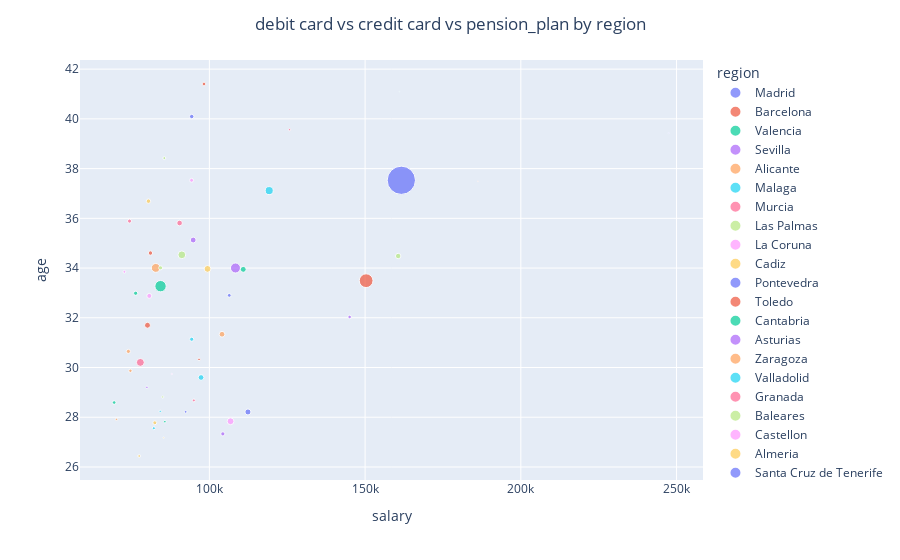

Source (notebook cell):
### Code cell
subset = df[df["active_customer"] == 1]
x_y_size = {"salary": "mean", "age": "mean", "pension_plan": "sum"}
four_feature_scatterer(subset, "region", x_y_size, "debit card vs credit card vs pension_plan by region")

### Figure 1 — Plotly figure (JSON) as saved in the notebook; plotly's stock layout.template omitted (floating-point values rounded to 4 significant figures)
{"data": [{"hovertemplate": "region=Madrid<br>salary=%{x}<br>age=%{y}<br>pension_plan=%{marker.size}<extra></extra>", "legendgroup": "Madrid", "marker": {"color": "#636efa", "size": [77681], "sizemode": "area", "sizeref": 194.2, "symbol": "circle"}, "mode": "markers", "name": "Madrid", "orientation": "v", "showlegend": true, "type": "scatter", "x": [161600.0], "xaxis": "x", "y": [37.53], "yaxis": "y"}, {"hovertemplate": "region=Barcelona<br>salary=%{x}<br>age=%{y}<br>pension_plan=%{marker.size}<extra></extra>", "legendgroup": "Barcelona", "marker": {"color": "#EF553B", "size": [18420], "sizemode": "area", "sizeref": 194.2, "symbol": "circle"}, "mode": "markers", "name": "Barcelona", "orientation": "v", "showlegend": true, "type": "scatter", "x": [150300.0], "xaxis": "x", "y": [33.49], "yaxis": "y"}, {"hovertemplate": "region=Valencia<br>salary=%{x}<br>age=%{y}<br>pension_plan=%{marker.size}<extra></extra>", "legendgroup": "Valencia", "marker": {"color": "#00cc96", "size": [12561], "sizemode": "area", "sizeref": 194.2, "symbol": "circle"}, "mode": "markers", "name": "Valencia", "orientation": "v", "showlegend": true, "type": "scatter", "x": [84320.0], "xaxis": "x", "y": [33.27], "yaxis": "y"}, {"hovertemplate": "region=Sevilla<br>salary=%{x}<br>age=%{y}<br>pension_plan=%{marker.size}<extra></extra>", "legendgroup": "Sevilla", "marker": {"color": "#ab63fa", "size": [9797], "sizemode": "area", "sizeref": 194.2, "symbol": "circle"}, "mode": "markers", "name": "Sevilla", "orientation": "v", "showlegend": true, "type": "scatter", "x": [108400.0], "xaxis": "x", "y": [34.0], "yaxis": "y"}, {"hovertemplate": "region=Alicante<br>salary=%{x}<br>age=%{y}<br>pension_plan=%{marker.size}<extra></extra>", "legendgroup": "Alicante", "marker": {"color": "#FFA15A", "size": [7627], "sizemode": "area", "sizeref": 194.2, "symbol": "circle"}, "mode": "markers", "name": "Alicante", "orientation": "v", "showlegend": true, "type": "scatter", "x": [82780.0], "xaxis": "x", "y": [34.01], "yaxis": "y"}, {"hovertemplate": "region=Malaga<br>salary=%{x}<br>age=%{y}<br>pension_plan=%{marker.size}<extra></extra>", "legendgroup": "Malaga", "marker": {"color": "#19d3f3", "size": [6288], "sizemode": "area", "sizeref": 194.2, "symbol": "circle"}, "mode": "markers", "name": "Malaga", "orientation": "v", "showlegend": true, "type": "scatter", "x": [119200.0], "xaxis": "x", "y": [37.12], "yaxis": "y"}, {"hovertemplate": "region=Murcia<br>salary=%{x}<br>age=%{y}<br>pension_plan=%{marker.size}<extra></extra>", "legendgroup": "Murcia", "marker": {"color": "#FF6692", "size": [6143], "sizemode": "area", "sizeref": 194.2, "symbol": "circle"}, "mode": "markers", "name": "Murcia", "orientation": "v", "showlegend": true, "type": "scatter", "x": [77840.0], "xaxis": "x", "y": [30.21], "yaxis": "y"}, {"hovertemplate": "region=Las Palmas<br>salary=%{x}<br>age=%{y}<br>pension_plan=%{marker.size}<extra></extra>", "legendgroup": "Las Palmas", "marker": {"color": "#B6E880", "size": [5849], "sizemode": "area", "sizeref": 194.2, "symbol": "circle"}, "mode": "markers", "name": "Las Palmas", "orientation": "v", "showlegend": true, "type": "scatter", "x": [91160.0], "xaxis": "x", "y": [34.53], "yaxis": "y"}, {"hovertemplate": "region=La Coruna<br>salary=%{x}<br>age=%{y}<br>pension_plan=%{marker.size}<extra></extra>", "legendgroup": "La Coruna", "marker": {"color": "#FF97FF", "size": [4540], "sizemode": "area", "sizeref": 194.2, "symbol": "circle"}, "mode": "markers", "name": "La Coruna", "orientation": "v", "showlegend": true, "type": "scatter", "x": [106800.0], "xaxis": "x", "y": [27.84], "yaxis": "y"}, {"hovertemplate": "region=Cadiz<br>salary=%{x}<br>age=%{y}<br>pension_plan=%{marker.size}<extra></extra>", "legendgroup": "Cadiz", "marker": {"color": "#FECB52", "size": [4512], "sizemode": "area", "sizeref": 194.2, "symbol": "circle"}, "mode": "markers", "name": "Cadiz", "orientation": "v", "showlegend": true, "type": "scatter", "x": [99420.0], "xaxis": "x", "y": [33.97], "yaxis": "y"}, {"hovertemplate": "region=Pontevedra<br>salary=%{x}<br>age=%{y}<br>pension_plan=%{marker.size}<extra></extra>", "legendgroup": "Pontevedra", "marker": {"color": "#636efa", "size": [3546], "sizemode": "area", "sizeref": 194.2, "symbol": "circle"}, "mode": "markers", "name": "Pontevedra", "orientation": "v", "showlegend": true, "type": "scatter", "x": [112400.0], "xaxis": "x", "y": [28.21], "yaxis": "y"}, {"hovertemplate": "region=Toledo<br>salary=%{x}<br>age=%{y}<br>pension_plan=%{marker.size}<extra></extra>", "legendgroup": "Toledo", "marker": {"color": "#EF553B", "size": [3399], "sizemode": "area", "sizeref": 194.2, "symbol": "circle"}, "mode": "markers", "name": "Toledo", "orientation": "v", "showlegend": true, "type": "scatter", "x": [80130.0], "xaxis": "x", "y": [31.7], "yaxis": "y"}, {"hovertemplate": "region=Cantabria<br>salary=%{x}<br>age=%{y}<br>pension_plan=%{marker.size}<extra></extra>", "legendgroup": "Cantabria", "marker": {"color": "#00cc96", "size": [3396], "sizemode": "area", "sizeref": 194.2, "symbol": "circle"}, "mode": "markers", "name": "Cantabria", "orientation": "v", "showlegend": true, "type": "scatter", "x": [110900.0], "xaxis": "x", "y": [33.95], "yaxis": "y"}, {"hovertemplate": "region=Asturias<br>salary=%{x}<br>age=%{y}<br>pension_plan=%{marker.size}<extra></extra>", "legendgroup": "Asturias", "marker": {"color": "#ab63fa", "size": [3345], "sizemode": "area", "sizeref": 194.2, "symbol": "circle"}, "mode": "markers", "name": "Asturias", "orientation": "v", "showlegend": true, "type": "scatter", "x": [94800.0], "xaxis": "x", "y": [35.13], "yaxis": "y"}, {"hovertemplate": "region=Zaragoza<br>salary=%{x}<br>age=%{y}<br>pension_plan=%{marker.size}<extra></extra>", "legendgroup": "Zaragoza", "marker": {"color": "#FFA15A", "size": [3191], "sizemode": "area", "sizeref": 194.2, "symbol": "circle"}, "mode": "markers", "name": "Zaragoza", "orientation": "v", "showlegend": true, "type": "scatter", "x": [104100.0], "xaxis": "x", "y": [31.34], "yaxis": "y"}, {"hovertemplate": "region=Valladolid<br>salary=%{x}<br>age=%{y}<br>pension_plan=%{marker.size}<extra></extra>", "legendgroup": "Valladolid", "marker": {"color": "#19d3f3", "size": [3174], "sizemode": "area", "sizeref": 194.2, "symbol": "circle"}, "mode": "markers", "name": "Valladolid", "orientation": "v", "showlegend": true, "type": "scatter", "x": [97330.0], "xaxis": "x", "y": [29.6], "yaxis": "y"}, {"hovertemplate": "region=Granada<br>salary=%{x}<br>age=%{y}<br>pension_plan=%{marker.size}<extra></extra>", "legendgroup": "Granada", "marker": {"color": "#FF6692", "size": [3121], "sizemode": "area", "sizeref": 194.2, "symbol": "circle"}, "mode": "markers", "name": "Granada", "orientation": "v", "showlegend": true, "type": "scatter", "x": [90440.0], "xaxis": "x", "y": [35.81], "yaxis": "y"}, {"hovertemplate": "region=Baleares<br>salary=%{x}<br>age=%{y}<br>pension_plan=%{marker.size}<extra></extra>", "legendgroup": "Baleares", "marker": {"color": "#B6E880", "size": [2905], "sizemode": "area", "sizeref": 194.2, "symbol": "circle"}, "mode": "markers", "name": "Baleares", "orientation": "v", "showlegend": true, "type": "scatter", "x": [160600.0], "xaxis": "x", "y": [34.48], "yaxis": "y"}, {"hovertemplate": "region=Castellon<br>salary=%{x}<br>age=%{y}<br>pension_plan=%{marker.size}<extra></extra>", "legendgroup": "Castellon", "marker": {"color": "#FF97FF", "size": [2435], "sizemode": "area", "sizeref": 194.2, "symbol": "circle"}, "mode": "markers", "name": "Castellon", "orientation": "v", "showlegend": true, "type": "scatter", "x": [80710.0], "xaxis": "x", "y": [32.88], "yaxis": "y"}, {"hovertemplate": "region=Almeria<br>salary=%{x}<br>age=%{y}<br>pension_plan=%{marker.size}<extra></extra>", "legendgroup": "Almeria", "marker": {"color": "#FECB52", "size": [1953], "sizemode": "area", "sizeref": 194.2, "symbol": "circle"}, "mode": "markers", "name": "Almeria", "orientation": "v", "showlegend": true, "type": "scatter", "x": [80440.0], "xaxis": "x", "y": [36.69], "yaxis": "y"}, {"hovertemplate": "region=Santa Cruz de Tenerife<br>salary=%{x}<br>age=%{y}<br>pension_plan=%{marker.size}<extra></extra>", "legendgroup": "Santa Cruz de Tenerife", "marker": {"color": "#636efa", "size": [1921], "sizemode": "area", "sizeref": 194.2, "symbol": "circle"}, "mode": "markers", "name": "Santa Cruz de Tenerife", "orientation": "v", "showlegend": true, "type": "scatter", "x": [94340.0], "xaxis": "x", "y": [40.09], "yaxis": "y"}, {"hovertemplate": "region=Cordoba<br>salary=%{x}<br>age=%{y}<br>pension_plan=%{marker.size}<extra></extra>", "legendgroup": "Cordoba", "marker": {"color": "#EF553B", "size": [1884], "sizemode": "area", "sizeref": 194.2, "symbol": "circle"}, "mode": "markers", "name": "Cordoba", "orientation": "v", "showlegend": true, "type": "scatter", "x": [81080.0], "xaxis": "x", "y": [34.6], "yaxis": "y"}, {"hovertemplate": "region=Huelva<br>salary=%{x}<br>age=%{y}<br>pension_plan=%{marker.size}<extra></extra>", "legendgroup": "Huelva", "marker": {"color": "#00cc96", "size": [1721], "sizemode": "area", "sizeref": 194.2, "symbol": "circle"}, "mode": "markers", "name": "Huelva", "orientation": "v", "showlegend": true, "type": "scatter", "x": [76330.0], "xaxis": "x", "y": [32.99], "yaxis": "y"}, {"hovertemplate": "region=Salamanca<br>salary=%{x}<br>age=%{y}<br>pension_plan=%{marker.size}<extra></extra>", "legendgroup": "Salamanca", "marker": {"color": "#ab63fa", "size": [1677], "sizemode": "area", "sizeref": 194.2, "symbol": "circle"}, "mode": "markers", "name": "Salamanca", "orientation": "v", "showlegend": true, "type": "scatter", "x": [104300.0], "xaxis": "x", "y": [27.33], "yaxis": "y"}, {"hovertemplate": "region=Badajoz<br>salary=%{x}<br>age=%{y}<br>pension_plan=%{marker.size}<extra></extra>", "legendgroup": "Badajoz", "marker": {"color": "#FFA15A", "size": [1668], "sizemode": "area", "sizeref": 194.2, "symbol": "circle"}, "mode": "markers", "name": "Badajoz", "orientation": "v", "showlegend": true, "type": "scatter", "x": [73990.0], "xaxis": "x", "y": [30.65], "yaxis": "y"}, {"hovertemplate": "region=Burgos<br>salary=%{x}<br>age=%{y}<br>pension_plan=%{marker.size}<extra></extra>", "legendgroup": "Burgos", "marker": {"color": "#19d3f3", "size": [1659], "sizemode": "area", "sizeref": 194.2, "symbol": "circle"}, "mode": "markers", "name": "Burgos", "orientation": "v", "showlegend": true, "type": "scatter", "x": [94330.0], "xaxis": "x", "y": [31.14], "yaxis": "y"}, {"hovertemplate": "region=Jaen<br>salary=%{x}<br>age=%{y}<br>pension_plan=%{marker.size}<extra></extra>", "legendgroup": "Jaen", "marker": {"color": "#FF6692", "size": [1593], "sizemode": "area", "sizeref": 194.2, "symbol": "circle"}, "mode": "markers", "name": "Jaen", "orientation": "v", "showlegend": true, "type": "scatter", "x": [74370.0], "xaxis": "x", "y": [35.89], "yaxis": "y"}, {"hovertemplate": "region=Leon<br>salary=%{x}<br>age=%{y}<br>pension_plan=%{marker.size}<extra></extra>", "legendgroup": "Leon", "marker": {"color": "#B6E880", "size": [1578], "sizemode": "area", "sizeref": 194.2, "symbol": "circle"}, "mode": "markers", "name": "Leon", "orientation": "v", "showlegend": true, "type": "scatter", "x": [84340.0], "xaxis": "x", "y": [34.01], "yaxis": "y"}, {"hovertemplate": "region=Guadalajara<br>salary=%{x}<br>age=%{y}<br>pension_plan=%{marker.size}<extra></extra>", "legendgroup": "Guadalajara", "marker": {"color": "#FF97FF", "size": [1488], "sizemode": "area", "sizeref": 194.2, "symbol": "circle"}, "mode": "markers", "name": "Guadalajara", "orientation": "v", "showlegend": true, "type": "scatter", "x": [94290.0], "xaxis": "x", "y": [37.53], "yaxis": "y"}, {"hovertemplate": "region=Albacete<br>salary=%{x}<br>age=%{y}<br>pension_plan=%{marker.size}<extra></extra>", "legendgroup": "Albacete", "marker": {"color": "#FECB52", "size": [1486], "sizemode": "area", "sizeref": 194.2, "symbol": "circle"}, "mode": "markers", "name": "Albacete", "orientation": "v", "showlegend": true, "type": "scatter", "x": [82480.0], "xaxis": "x", "y": [27.78], "yaxis": "y"}, {"hovertemplate": "region=Tarragona<br>salary=%{x}<br>age=%{y}<br>pension_plan=%{marker.size}<extra></extra>", "legendgroup": "Tarragona", "marker": {"color": "#636efa", "size": [1416], "sizemode": "area", "sizeref": 194.2, "symbol": "circle"}, "mode": "markers", "name": "Tarragona", "orientation": "v", "showlegend": true, "type": "scatter", "x": [106400.0], "xaxis": "x", "y": [32.9], "yaxis": "y"}, {"hovertemplate": "region=Vizcaya<br>salary=%{x}<br>age=%{y}<br>pension_plan=%{marker.size}<extra></extra>", "legendgroup": "Vizcaya", "marker": {"color": "#EF553B", "size": [1367], "sizemode": "area", "sizeref": 194.2, "symbol": "circle"}, "mode": "markers", "name": "Vizcaya", "orientation": "v", "showlegend": true, "type": "scatter", "x": [98270.0], "xaxis": "x", "y": [41.4], "yaxis": "y"}, {"hovertemplate": "region=Ciudad Real<br>salary=%{x}<br>age=%{y}<br>pension_plan=%{marker.size}<extra></extra>", "legendgroup": "Ciudad Real", "marker": {"color": "#00cc96", "size": [1298], "sizemode": "area", "sizeref": 194.2, "symbol": "circle"}, "mode": "markers", "name": "Ciudad Real", "orientation": "v", "showlegend": true, "type": "scatter", "x": [69430.0], "xaxis": "x", "y": [28.59], "yaxis": "y"}, {"hovertemplate": "region=Gerona<br>salary=%{x}<br>age=%{y}<br>pension_plan=%{marker.size}<extra></extra>", "legendgroup": "Gerona", "marker": {"color": "#ab63fa", "size": [1227], "sizemode": "area", "sizeref": 194.2, "symbol": "circle"}, "mode": "markers", "name": "Gerona", "orientation": "v", "showlegend": true, "type": "scatter", "x": [145000.0], "xaxis": "x", "y": [32.03], "yaxis": "y"}, {"hovertemplate": "region=Caceres<br>salary=%{x}<br>age=%{y}<br>pension_plan=%{marker.size}<extra></extra>", "legendgroup": "Caceres", "marker": {"color": "#FFA15A", "size": [1121], "sizemode": "area", "sizeref": 194.2, "symbol": "circle"}, "mode": "markers", "name": "Caceres", "orientation": "v", "showlegend": true, "type": "scatter", "x": [74650.0], "xaxis": "x", "y": [29.87], "yaxis": "y"}, {"hovertemplate": "region=Orense<br>salary=%{x}<br>age=%{y}<br>pension_plan=%{marker.size}<extra></extra>", "legendgroup": "Orense", "marker": {"color": "#19d3f3", "size": [919], "sizemode": "area", "sizeref": 194.2, "symbol": "circle"}, "mode": "markers", "name": "Orense", "orientation": "v", "showlegend": true, "type": "scatter", "x": [82170.0], "xaxis": "x", "y": [27.56], "yaxis": "y"}, {"hovertemplate": "region=La Rioja<br>salary=%{x}<br>age=%{y}<br>pension_plan=%{marker.size}<extra></extra>", "legendgroup": "La Rioja", "marker": {"color": "#FF6692", "size": [863], "sizemode": "area", "sizeref": 194.2, "symbol": "circle"}, "mode": "markers", "name": "La Rioja", "orientation": "v", "showlegend": true, "type": "scatter", "x": [95010.0], "xaxis": "x", "y": [28.68], "yaxis": "y"}, {"hovertemplate": "region=Guipuzcoa<br>salary=%{x}<br>age=%{y}<br>pension_plan=%{marker.size}<extra></extra>", "legendgroup": "Guipuzcoa", "marker": {"color": "#B6E880", "size": [824], "sizemode": "area", "sizeref": 194.2, "symbol": "circle"}, "mode": "markers", "name": "Guipuzcoa", "orientation": "v", "showlegend": true, "type": "scatter", "x": [85540.0], "xaxis": "x", "y": [38.42], "yaxis": "y"}, {"hovertemplate": "region=Navarra<br>salary=%{x}<br>age=%{y}<br>pension_plan=%{marker.size}<extra></extra>", "legendgroup": "Navarra", "marker": {"color": "#FF97FF", "size": [785], "sizemode": "area", "sizeref": 194.2, "symbol": "circle"}, "mode": "markers", "name": "Navarra", "orientation": "v", "showlegend": true, "type": "scatter", "x": [72720.0], "xaxis": "x", "y": [33.85], "yaxis": "y"}, {"hovertemplate": "region=Lugo<br>salary=%{x}<br>age=%{y}<br>pension_plan=%{marker.size}<extra></extra>", "legendgroup": "Lugo", "marker": {"color": "#FECB52", "size": [729], "sizemode": "area", "sizeref": 194.2, "symbol": "circle"}, "mode": "markers", "name": "Lugo", "orientation": "v", "showlegend": true, "type": "scatter", "x": [77460.0], "xaxis": "x", "y": [26.44], "yaxis": "y"}, {"hovertemplate": "region=Palencia<br>salary=%{x}<br>age=%{y}<br>pension_plan=%{marker.size}<extra></extra>", "legendgroup": "Palencia", "marker": {"color": "#636efa", "size": [726], "sizemode": "area", "sizeref": 194.2, "symbol": "circle"}, "mode": "markers", "name": "Palencia", "orientation": "v", "showlegend": true, "type": "scatter", "x": [92380.0], "xaxis": "x", "y": [28.22], "yaxis": "y"}, {"hovertemplate": "region=Segovia<br>salary=%{x}<br>age=%{y}<br>pension_plan=%{marker.size}<extra></extra>", "legendgroup": "Segovia", "marker": {"color": "#EF553B", "size": [650], "sizemode": "area", "sizeref": 194.2, "symbol": "circle"}, "mode": "markers", "name": "Segovia", "orientation": "v", "showlegend": true, "type": "scatter", "x": [96680.0], "xaxis": "x", "y": [30.33], "yaxis": "y"}, {"hovertemplate": "region=Lerida<br>salary=%{x}<br>age=%{y}<br>pension_plan=%{marker.size}<extra></extra>", "legendgroup": "Lerida", "marker": {"color": "#00cc96", "size": [644], "sizemode": "area", "sizeref": 194.2, "symbol": "circle"}, "mode": "markers", "name": "Lerida", "orientation": "v", "showlegend": true, "type": "scatter", "x": [85710.0], "xaxis": "x", "y": [27.82], "yaxis": "y"}, {"hovertemplate": "region=Avila<br>salary=%{x}<br>age=%{y}<br>pension_plan=%{marker.size}<extra></extra>", "legendgroup": "Avila", "marker": {"color": "#ab63fa", "size": [572], "sizemode": "area", "sizeref": 194.2, "symbol": "circle"}, "mode": "markers", "name": "Avila", "orientation": "v", "showlegend": true, "type": "scatter", "x": [79940.0], "xaxis": "x", "y": [29.2], "yaxis": "y"}, {"hovertemplate": "region=Cuenca<br>salary=%{x}<br>age=%{y}<br>pension_plan=%{marker.size}<extra></extra>", "legendgroup": "Cuenca", "marker": {"color": "#FFA15A", "size": [555], "sizemode": "area", "sizeref": 194.2, "symbol": "circle"}, "mode": "markers", "name": "Cuenca", "orientation": "v", "showlegend": true, "type": "scatter", "x": [70180.0], "xaxis": "x", "y": [27.92], "yaxis": "y"}, {"hovertemplate": "region=Zamora<br>salary=%{x}<br>age=%{y}<br>pension_plan=%{marker.size}<extra></extra>", "legendgroup": "Zamora", "marker": {"color": "#19d3f3", "size": [534], "sizemode": "area", "sizeref": 194.2, "symbol": "circle"}, "mode": "markers", "name": "Zamora", "orientation": "v", "showlegend": true, "type": "scatter", "x": [84230.0], "xaxis": "x", "y": [28.24], "yaxis": "y"}, {"hovertemplate": "region=Alava<br>salary=%{x}<br>age=%{y}<br>pension_plan=%{marker.size}<extra></extra>", "legendgroup": "Alava", "marker": {"color": "#FF6692", "size": [499], "sizemode": "area", "sizeref": 194.2, "symbol": "circle"}, "mode": "markers", "name": "Alava", "orientation": "v", "showlegend": true, "type": "scatter", "x": [125700.0], "xaxis": "x", "y": [39.56], "yaxis": "y"}, {"hovertemplate": "region=Huesca<br>salary=%{x}<br>age=%{y}<br>pension_plan=%{marker.size}<extra></extra>", "legendgroup": "Huesca", "marker": {"color": "#B6E880", "size": [493], "sizemode": "area", "sizeref": 194.2, "symbol": "circle"}, "mode": "markers", "name": "Huesca", "orientation": "v", "showlegend": true, "type": "scatter", "x": [85030.0], "xaxis": "x", "y": [28.81], "yaxis": "y"}, {"hovertemplate": "region=Soria<br>salary=%{x}<br>age=%{y}<br>pension_plan=%{marker.size}<extra></extra>", "legendgroup": "Soria", "marker": {"color": "#FF97FF", "size": [199], "sizemode": "area", "sizeref": 194.2, "symbol": "circle"}, "mode": "markers", "name": "Soria", "orientation": "v", "showlegend": true, "type": "scatter", "x": [87940.0], "xaxis": "x", "y": [29.74], "yaxis": "y"}, {"hovertemplate": "region=Teruel<br>salary=%{x}<br>age=%{y}<br>pension_plan=%{marker.size}<extra></extra>", "legendgroup": "Teruel", "marker": {"color": "#FECB52", "size": [198], "sizemode": "area", "sizeref": 194.2, "symbol": "circle"}, "mode": "markers", "name": "Teruel", "orientation": "v", "showlegend": true, "type": "scatter", "x": [85320.0], "xaxis": "x", "y": [27.18], "yaxis": "y"}, {"hovertemplate": "region=Ceuta<br>salary=%{x}<br>age=%{y}<br>pension_plan=%{marker.size}<extra></extra>", "legendgroup": "Ceuta", "marker": {"color": "#636efa", "size": [171], "sizemode": "area", "sizeref": 194.2, "symbol": "circle"}, "mode": "markers", "name": "Ceuta", "orientation": "v", "showlegend": true, "type": "scatter", "x": [247500.0], "xaxis": "x", "y": [39.43], "yaxis": "y"}, {"hovertemplate": "region=Melilla<br>salary=%{x}<br>age=%{y}<br>pension_plan=%{marker.size}<extra></extra>", "legendgroup": "Melilla", "marker": {"color": "#EF553B", "size": [84], "sizemode": "area", "sizeref": 194.2, "symbol": "circle"}, "mode": "markers", "name": "Melilla", "orientation": "v", "showlegend": true, "type": "scatter", "x": [186200.0], "xaxis": "x", "y": [37.49], "yaxis": "y"}, {"hovertemplate": "region=Not_available<br>salary=%{x}<br>age=%{y}<br>pension_plan=%{marker.size}<extra></extra>", "legendgroup": "Not_available", "marker": {"color": "#00cc96", "size": [29], "sizemode": "area", "sizeref": 194.2, "symbol": "circle"}, "mode": "markers", "name": "Not_available", "orientation": "v", "showlegend": true, "type": "scatter", "x": [161000.0], "xaxis": "x", "y": [41.09], "yaxis": "y"}], "layout": {"barmode": "overlay", "legend": {"itemsizing": "constant", "title": {"text": "region"}, "tracegroupgap": 0}, "margin": {"t": 60}, "title": {"text": "debit card vs credit card vs pension_plan by region", "x": 0.5, "xanchor": "center"}, "xaxis": {"anchor": "y", "domain": [0, 1], "title": {"text": "salary"}}, "yaxis": {"anchor": "x", "domain": [0, 1], "title": {"text": "age"}}}}
